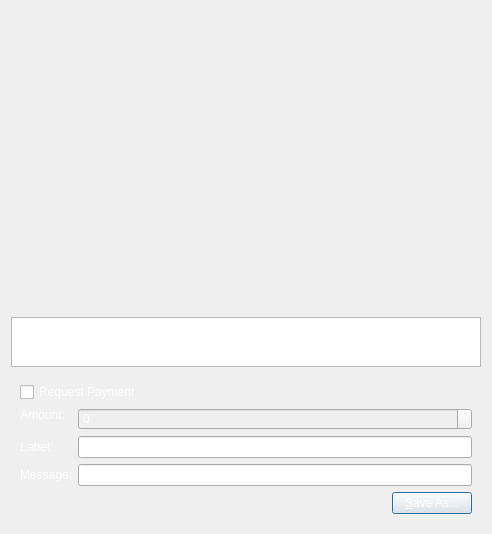
<?xml version="1.0" encoding="UTF-8"?>
<ui version="4.0">
 <class>QRCodeDialog</class>
 <widget class="QDialog" name="QRCodeDialog">
  <property name="geometry">
   <rect>
    <x>0</x>
    <y>0</y>
    <width>492</width>
    <height>530</height>
   </rect>
  </property>
  <property name="windowTitle">
   <string>QR Code Dialog</string>
  </property>
  <property name="styleSheet">
   <string notr="true">background-image: url(:/images/bg2);
color: rgb(255, 255, 255);</string>
  </property>
  <layout class="QVBoxLayout" name="verticalLayout_3">
   <item>
    <widget class="QLabel" name="lblQRCode">
     <property name="sizePolicy">
      <sizepolicy hsizetype="Expanding" vsizetype="Expanding">
       <horstretch>0</horstretch>
       <verstretch>0</verstretch>
      </sizepolicy>
     </property>
     <property name="minimumSize">
      <size>
       <width>300</width>
       <height>300</height>
      </size>
     </property>
     <property name="textFormat">
      <enum>Qt::PlainText</enum>
     </property>
     <property name="alignment">
      <set>Qt::AlignCenter</set>
     </property>
     <property name="wordWrap">
      <bool>true</bool>
     </property>
    </widget>
   </item>
   <item>
    <widget class="QPlainTextEdit" name="outUri">
     <property name="sizePolicy">
      <sizepolicy hsizetype="Expanding" vsizetype="Minimum">
       <horstretch>0</horstretch>
       <verstretch>0</verstretch>
      </sizepolicy>
     </property>
     <property name="minimumSize">
      <size>
       <width>0</width>
       <height>50</height>
      </size>
     </property>
     <property name="tabChangesFocus">
      <bool>true</bool>
     </property>
     <property name="textInteractionFlags">
      <set>Qt::TextSelectableByKeyboard|Qt::TextSelectableByMouse</set>
     </property>
    </widget>
   </item>
   <item>
    <widget class="QWidget" name="widget" native="true">
     <layout class="QVBoxLayout" name="verticalLayout_2">
      <item>
       <widget class="QCheckBox" name="chkReqPayment">
        <property name="enabled">
         <bool>true</bool>
        </property>
        <property name="text">
         <string>Request Payment</string>
        </property>
       </widget>
      </item>
      <item>
       <layout class="QFormLayout" name="formLayout">
        <property name="fieldGrowthPolicy">
         <enum>QFormLayout::AllNonFixedFieldsGrow</enum>
        </property>
        <item row="1" column="0">
         <widget class="QLabel" name="lblLabel">
          <property name="text">
           <string>Label:</string>
          </property>
          <property name="textFormat">
           <enum>Qt::PlainText</enum>
          </property>
          <property name="alignment">
           <set>Qt::AlignRight|Qt::AlignTrailing|Qt::AlignVCenter</set>
          </property>
          <property name="buddy">
           <cstring>lnLabel</cstring>
          </property>
         </widget>
        </item>
        <item row="1" column="1">
         <widget class="QLineEdit" name="lnLabel"/>
        </item>
        <item row="2" column="0">
         <widget class="QLabel" name="lblMessage">
          <property name="text">
           <string>Message:</string>
          </property>
          <property name="textFormat">
           <enum>Qt::PlainText</enum>
          </property>
          <property name="alignment">
           <set>Qt::AlignRight|Qt::AlignTrailing|Qt::AlignVCenter</set>
          </property>
          <property name="buddy">
           <cstring>lnMessage</cstring>
          </property>
         </widget>
        </item>
        <item row="2" column="1">
         <widget class="QLineEdit" name="lnMessage"/>
        </item>
        <item row="0" column="0">
         <widget class="QLabel" name="lblAmount">
          <property name="sizePolicy">
           <sizepolicy hsizetype="Preferred" vsizetype="Maximum">
            <horstretch>0</horstretch>
            <verstretch>0</verstretch>
           </sizepolicy>
          </property>
          <property name="text">
           <string>Amount:</string>
          </property>
          <property name="textFormat">
           <enum>Qt::PlainText</enum>
          </property>
          <property name="alignment">
           <set>Qt::AlignRight|Qt::AlignTrailing|Qt::AlignVCenter</set>
          </property>
          <property name="buddy">
           <cstring>lnReqAmount</cstring>
          </property>
         </widget>
        </item>
        <item row="0" column="1">
         <widget class="BitcoinAmountField" name="lnReqAmount">
          <property name="enabled">
           <bool>false</bool>
          </property>
          <property name="minimumSize">
           <size>
            <width>80</width>
            <height>0</height>
           </size>
          </property>
         </widget>
        </item>
       </layout>
      </item>
      <item>
       <layout class="QHBoxLayout" name="horizontalLayout">
        <item>
         <spacer name="horizontalSpacer">
          <property name="orientation">
           <enum>Qt::Horizontal</enum>
          </property>
          <property name="sizeHint" stdset="0">
           <size>
            <width>40</width>
            <height>20</height>
           </size>
          </property>
         </spacer>
        </item>
        <item>
         <widget class="QPushButton" name="btnSaveAs">
          <property name="text">
           <string>&amp;Save As...</string>
          </property>
         </widget>
        </item>
       </layout>
      </item>
     </layout>
    </widget>
   </item>
  </layout>
 </widget>
 <customwidgets>
  <customwidget>
   <class>BitcoinAmountField</class>
   <extends>QSpinBox</extends>
   <header>bitcoinamountfield.h</header>
   <container>1</container>
  </customwidget>
 </customwidgets>
 <resources/>
 <connections>
  <connection>
   <sender>chkReqPayment</sender>
   <signal>clicked(bool)</signal>
   <receiver>lnReqAmount</receiver>
   <slot>setEnabled(bool)</slot>
   <hints>
    <hint type="sourcelabel">
     <x>92</x>
     <y>285</y>
    </hint>
    <hint type="destinationlabel">
     <x>98</x>
     <y>311</y>
    </hint>
   </hints>
  </connection>
 </connections>
</ui>
